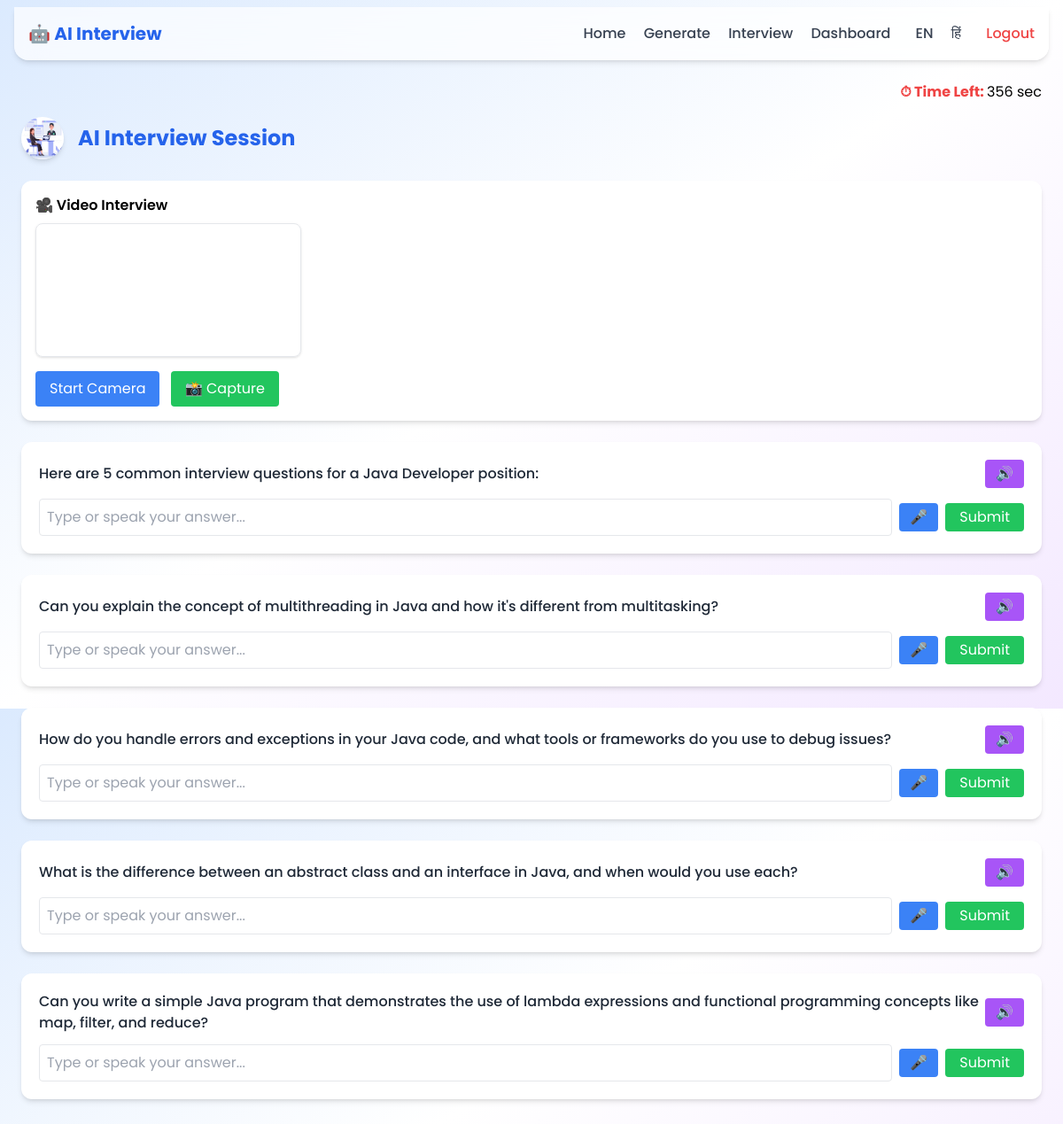
Screenshot of /interview (signed in) with the database file from the repository.
### tables this page shows
CREATE TABLE questions (
        id INTEGER PRIMARY KEY AUTOINCREMENT,
        question TEXT
    );

### app.py (the view, shortened to what this page needs)
@app.route('/interview', methods=['GET', 'POST'])
def interview():
    if 'user' not in session:
        return redirect('/login')
    conn = get_db_connection()
    cursor = conn.cursor()
    feedback = None
    score = None
    cursor.execute("SELECT * FROM questions")
    questions = cursor.fetchall()
    conn.close()
    return render_template(
        'interview.html',
        questions=questions,
        feedback=feedback,
        score=score
    )

### app.py (called while the page is built)
def get_db_connection():
    conn = sqlite3.connect('interview.db')
    conn.row_factory = sqlite3.Row
    return conn

### templates/interview.html (shortened to what this page needs)
{% extends "base.html" %}
{% block content %}
<div class="mb-4 text-right">
    {% if session.get('lang') == 'hi' %}
    <span class="font-bold text-red-500">⏱ शेष समय: </span>
    <span id="timer">360</span> सेकंड
    {% else %}
    <span class="font-bold text-red-500">⏱ Time Left: </span>
    <span id="timer">360</span> sec
    {% endif %}
</div>
<div class="flex items-center gap-4 mb-6">
    <img src="{{ url_for('static', filename='intreview.jpg') }}"
         class="w-12 h-12 rounded-full shadow-md">
<h1 class="text-2xl font-bold text-blue-600">
    {% if session.get('lang') == 'hi' %}AI साक्षात्कार सत्र{% else %}AI Interview Session{% endif %}
</h1>
</div>
<div class="bg-white p-4 rounded-xl shadow-md mb-6">
<h2 class="font-semibold mb-2">
    {% if session.get('lang') == 'hi' %}🎥 वीडियो साक्षात्कार{% else %}🎥 Video Interview{% endif %}
</h2>
    <video id="video" width="300" autoplay
           class="rounded-lg border shadow mb-4"></video>
    <button onclick="startCamera()"
            class="bg-blue-500 text-white px-4 py-2 rounded mr-2">
        Start Camera
    </button>
    <button onclick="captureImage()"
            class="bg-green-500 text-white px-4 py-2 rounded">
        📸 Capture
    </button>
</div>
{% for q in questions %}
<div class="bg-white p-5 rounded-xl shadow-md hover:shadow-xl hover:-translate-y-1 transition duration-300 mb-6">
    <div class="flex justify-between items-center mb-3">
        <p class="font-medium text-gray-800">{{ q[1] }}</p>
        <button onclick="speakQuestion('{{ q[1] }}')"
                class="bg-purple-500 text-white px-3 py-1 rounded hover:bg-purple-600">
            🔊
        </button>
    </div>
    <form method="POST" class="flex gap-2 items-center">
<input type="text" name="answer"
               placeholder="{% if session.get('lang') == 'hi' %}अपना उत्तर लिखें या बोलें...{% else %}Type or speak your answer...{% endif %}"
               class="flex-1 border p-2 rounded focus:outline-none focus:ring-2 focus:ring-blue-400"
               required>
        <button type="button" onclick="startListening(this)"
                class="bg-blue-500 text-white px-3 py-1 rounded hover:bg-blue-600">
            🎤
        </button>
        <button class="bg-green-500 text-white px-4 py-1 rounded hover:bg-green-600">
            Submit
        </button>
    </form>
</div>
{% endfor %}
{% endblock %}

### templates/base.html (shortened to what this page needs)
<!DOCTYPE html>
<html>
<head>
    <script src="https://cdn.tailwindcss.com"></script>
</head>
<body class="bg-gradient-to-br from-blue-100 via-white to-purple-100 min-h-screen">
<nav class="bg-white/70 backdrop-blur-lg shadow-md p-4 flex justify-between items-center rounded-b-2xl mx-4 mt-2">
    <h1 class="font-bold text-xl text-blue-600">🤖 AI Interview</h1>
    <div class="space-x-4 text-gray-700 font-medium">
        {% if session.get('user') %}
            <a href="/" class="hover:text-blue-600">Home</a>
            <a href="/generate" class="hover:text-blue-600">Generate</a>
            <a href="/interview" class="hover:text-blue-600">Interview</a>
            <a href="/dashboard" class="hover:text-blue-600">Dashboard</a>
            <form method="POST" action="/set_lang" class="inline">
                <button name="lang" value="en" class="hover:text-blue-600 px-2 rounded {{ 'bg-blue-200' if session.get('lang') == 'en' }}">EN</button>
                <button name="lang" value="hi" class="hover:text-blue-600 px-2 rounded {{ 'bg-blue-200' if session.get('lang') == 'hi' }}">हिं</button>
            </form>
            <a href="/logout" class="text-red-500 hover:text-red-700">Logout</a>
        {% else %}
            <a href="/login" class="hover:text-blue-600">Login</a>
            <a href="/register" class="hover:text-blue-600">Register</a>
        {% endif %}
    </div>
</nav>
<div class="p-6">
    {% block content %}{% endblock %}
</div>
</body>
</html>

### templates/base.html (style rules this page uses)
body { font-family: 'Poppins', sans-serif; }

### rows the page displays
questions: question "Here are 5 common interview questions for a Java Developer position:"
questions: question "Can you explain the concept of multithreading in Java and how it's different from multitasking?"
questions: question "How do you handle errors and exceptions in your Java code, and what tools or frameworks do you use to debug issues?"
questions: question "What is the difference between an abstract class and an interface in Java, and when would you use each?"
questions: question "Can you write a simple Java program that demonstrates the use of lambda expressions and functional programming concepts like map, filter, and reduce?"
